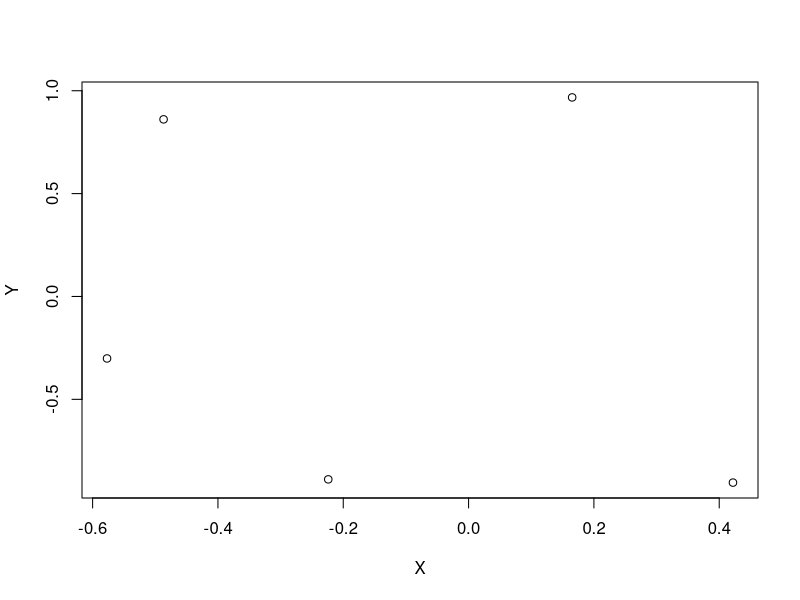
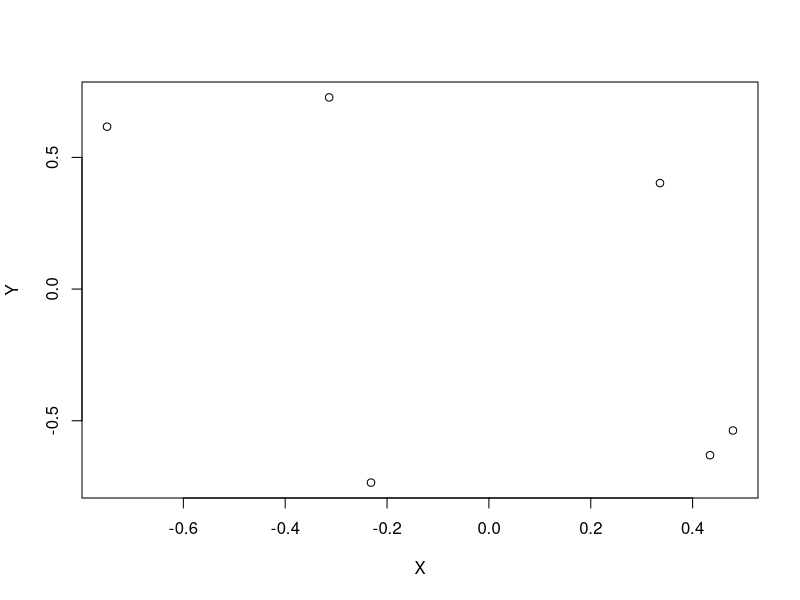
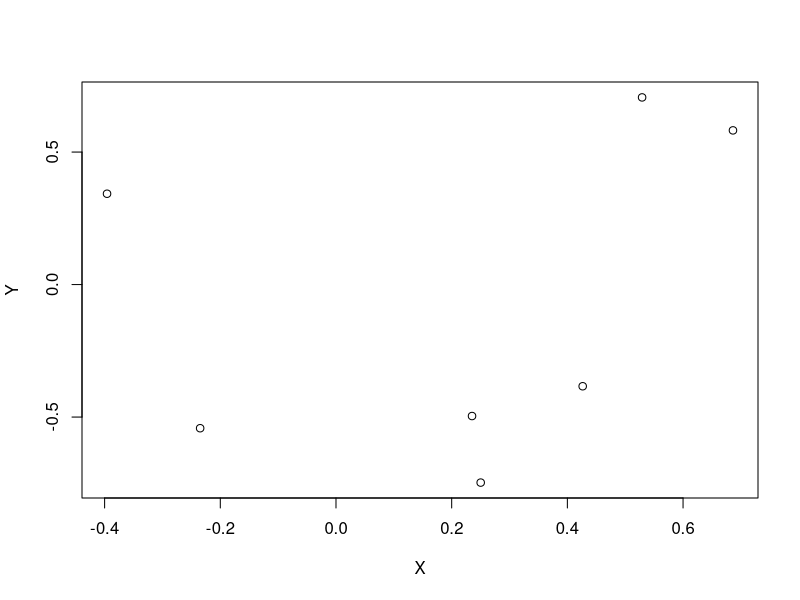
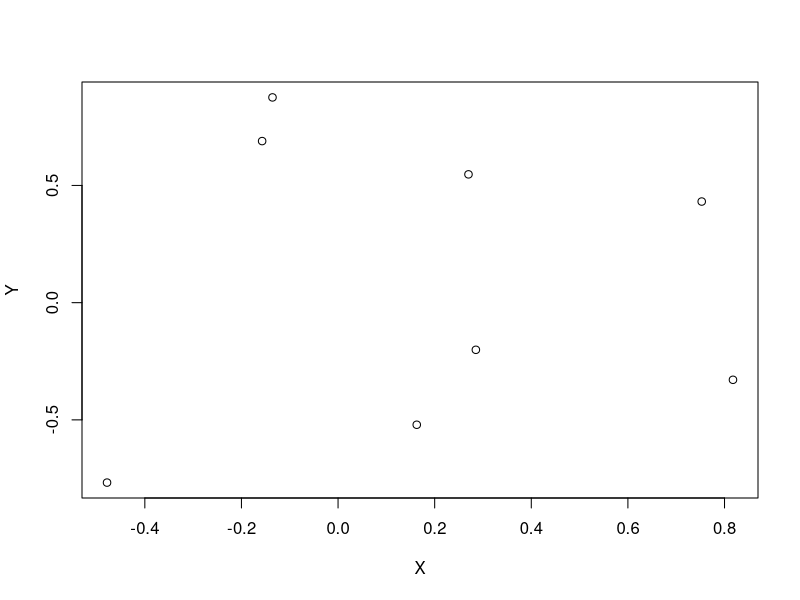
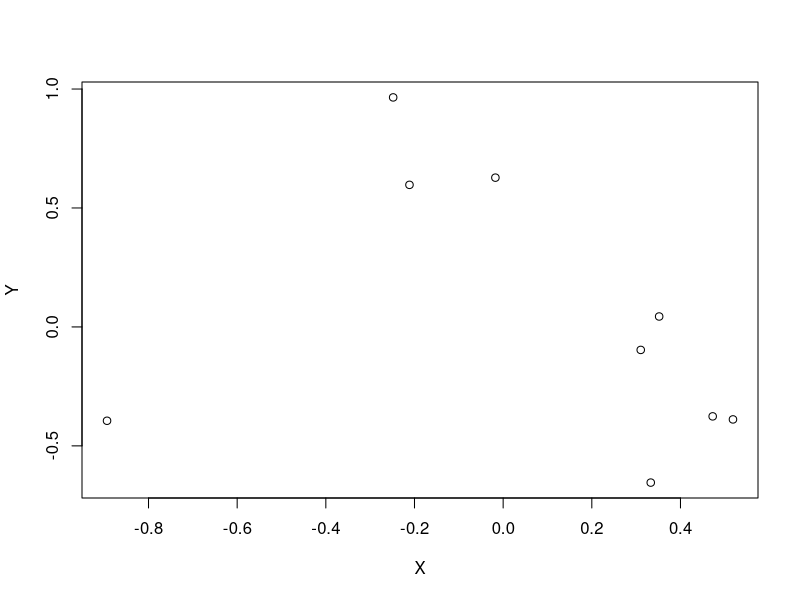
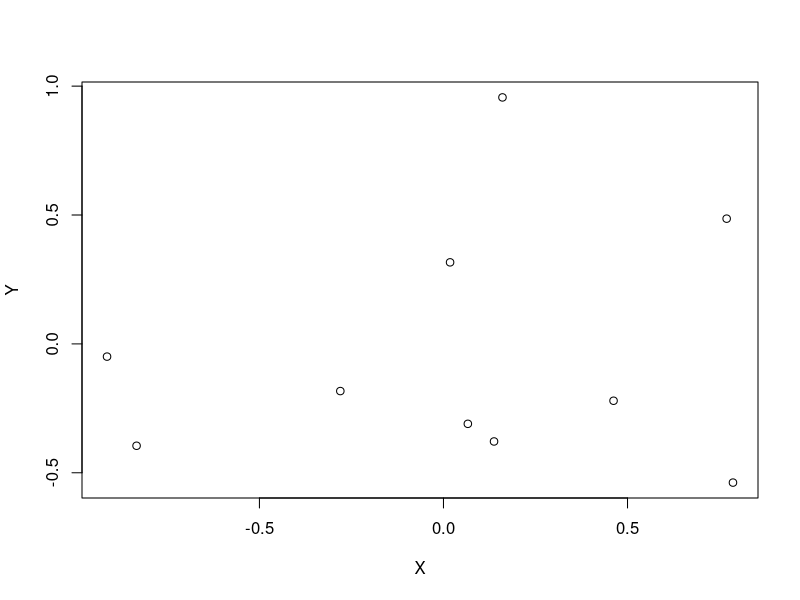
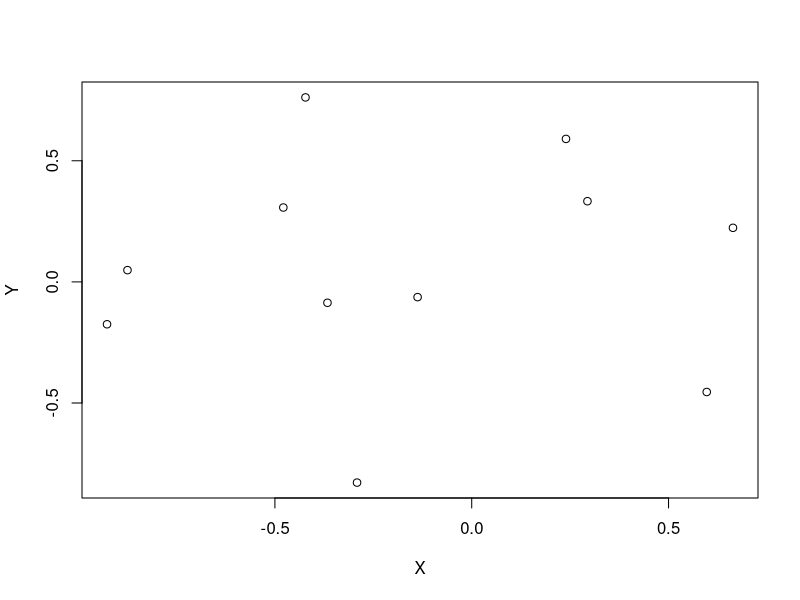
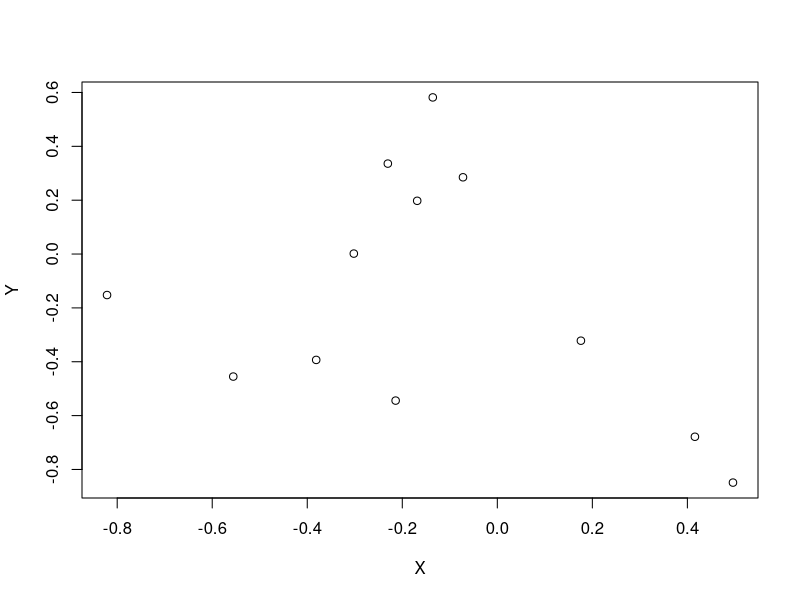

Write R code to recreate these figures, in order.
library(spatstat)
#library(jsonlite)
library(rjson)
library(stringr)

tocke_krog <- function(n){
  k <- runifdisc(n)
  X <- k$x
  Y <- k$y
  plot(X,Y)
  json <- toJSON(list(X = X,Y = Y))#, indent = 1)
  write(json,str_glue("tocke_{n}_krog.json"))
  
}

set.seed(23)
for(i in c(5:50)){tocke_krog(i)}
